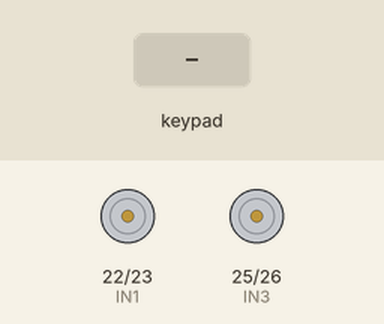
Bench run of a sketch on a simulated ESP32. Shown: motor-driver pin pairs drawn as motors (green arrow = first pin HIGH = forward, orange = second pin HIGH = backward, longer = more drive, scaled by the enable pin). The inputs (shaded band) are chosen by the test bench.

Above: at 1.2 s.
1.3 s: key 'U' pressed
At 1.5 s:
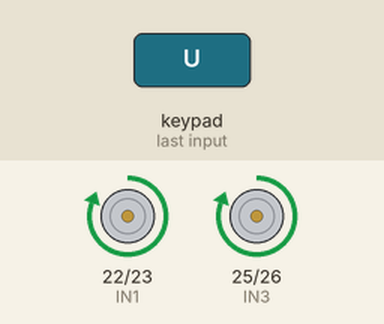
3.2 s: key 'D' pressed
At 3.4 s:
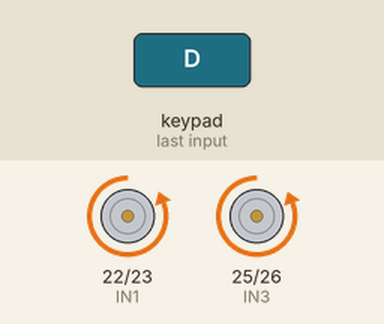
5.1 s: key 'L' pressed
At 5.3 s:
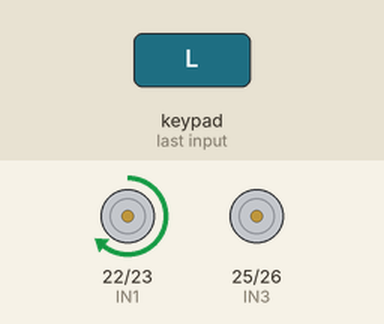
7.0 s: key 'R' pressed
At 7.2 s:
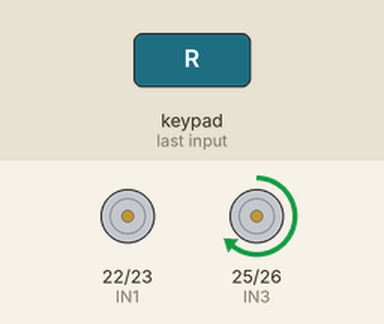
8.9 s: key 'U' pressed
At 10.1 s:
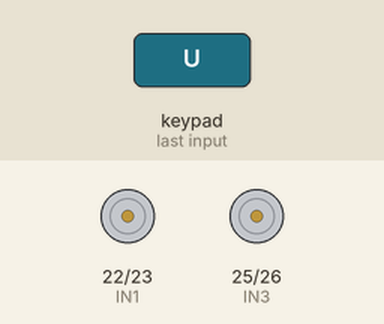
10.8 s: key 'D' pressed
At 11.0 s:
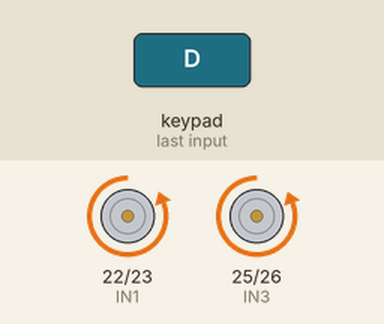
Timing chart, 0 to 13.7 s (numbered marks = the images above; inputs shaded):
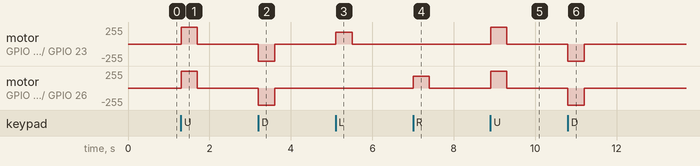

Measured:
- after the input at 1.3 s, motor on GPIO 22 (IN1) / GPIO 23 (IN2), motor on GPIO 25 (IN3) / GPIO 26 (IN4): stopped → forward 255/255 at once, → stopped 0.40 s later
- after the input at 3.2 s, motor on GPIO 22 (IN1) / GPIO 23 (IN2), motor on GPIO 25 (IN3) / GPIO 26 (IN4): stopped → backward 255/255 at once, → stopped 0.40 s later
- after the input at 5.1 s, motor on GPIO 22 (IN1) / GPIO 23 (IN2): stopped → forward 179/255 at once, → stopped 0.40 s later
- after the input at 7.0 s, motor on GPIO 25 (IN3) / GPIO 26 (IN4): stopped → forward 179/255 at once, → stopped 0.40 s later
- after the input at 8.9 s, motor on GPIO 22 (IN1) / GPIO 23 (IN2), motor on GPIO 25 (IN3) / GPIO 26 (IN4): stopped → forward 255/255 at once, → stopped 0.40 s later
- after the input at 10.8 s, motor on GPIO 22 (IN1) / GPIO 23 (IN2), motor on GPIO 25 (IN3) / GPIO 26 (IN4): stopped → backward 255/255 at once, → stopped 0.40 s later

The sketch:

code.ino
```cpp
#define CUSTOM_SETTINGS
#define INCLUDE_GAMEPAD_MODULE
#include <DabbleESP32.h>

const int ENA = 21;
const int IN1 = 22;   // left motor
const int IN2 = 23;

const int IN3 = 25;
const int IN4 = 26;  // Right Motor
const int ENB = 27;

const int ENA_channel = 1;
const int ENB_channel = 2; // pwm configuration
const int pwmFreq = 5000;
const int pwmResolution = 8;

void setup() {

pinMode(IN1, OUTPUT);
pinMode(IN2, OUTPUT);

pinMode(IN3, OUTPUT);
pinMode(IN4, OUTPUT);

ledcSetup(ENA_channel, pwmFreq, pwmResolution);
ledcAttachPin(ENA, ENA_channel);

ledcSetup(ENB_channel, pwmFreq, pwmResolution);
ledcAttachPin(ENB, ENB_channel);

Dabble.begin("WirelesslyCar");

}


void loop() {

Dabble.processInput();

if (GamePad.isUpPressed()) {
  digitalWrite(IN1, HIGH); digitalWrite(IN2, LOW); digitalWrite(IN3, HIGH); digitalWrite(IN4, LOW);
  ledcWrite(ENA_channel, 255); ledcWrite(ENB_channel, 255); }

else if(GamePad.isDownPressed()) {
  digitalWrite(IN1, LOW); digitalWrite(IN2, HIGH); digitalWrite(IN3, LOW); digitalWrite(IN4, HIGH);
  ledcWrite(ENA_channel, 255); ledcWrite(ENB_channel, 255);  }

else if (GamePad.isRightPressed()) {
  digitalWrite(IN1, LOW); digitalWrite(IN2, LOW); digitalWrite(IN3, HIGH); digitalWrite(IN4, LOW);
  ledcWrite(ENA_channel, 0); ledcWrite(ENB_channel, 180); }

else if(GamePad.isLeftPressed())  {
 digitalWrite(IN1, HIGH); digitalWrite(IN2, LOW); digitalWrite(IN3, LOW); digitalWrite(IN4, LOW);
  ledcWrite(ENA_channel, 180); ledcWrite(ENB_channel, 0); }

else {
  digitalWrite(IN1, LOW); digitalWrite(IN2, LOW); digitalWrite(IN3, LOW); digitalWrite(IN4, LOW);
  ledcWrite(ENA_channel, 0); ledcWrite(ENB_channel, 0); }


}
```
